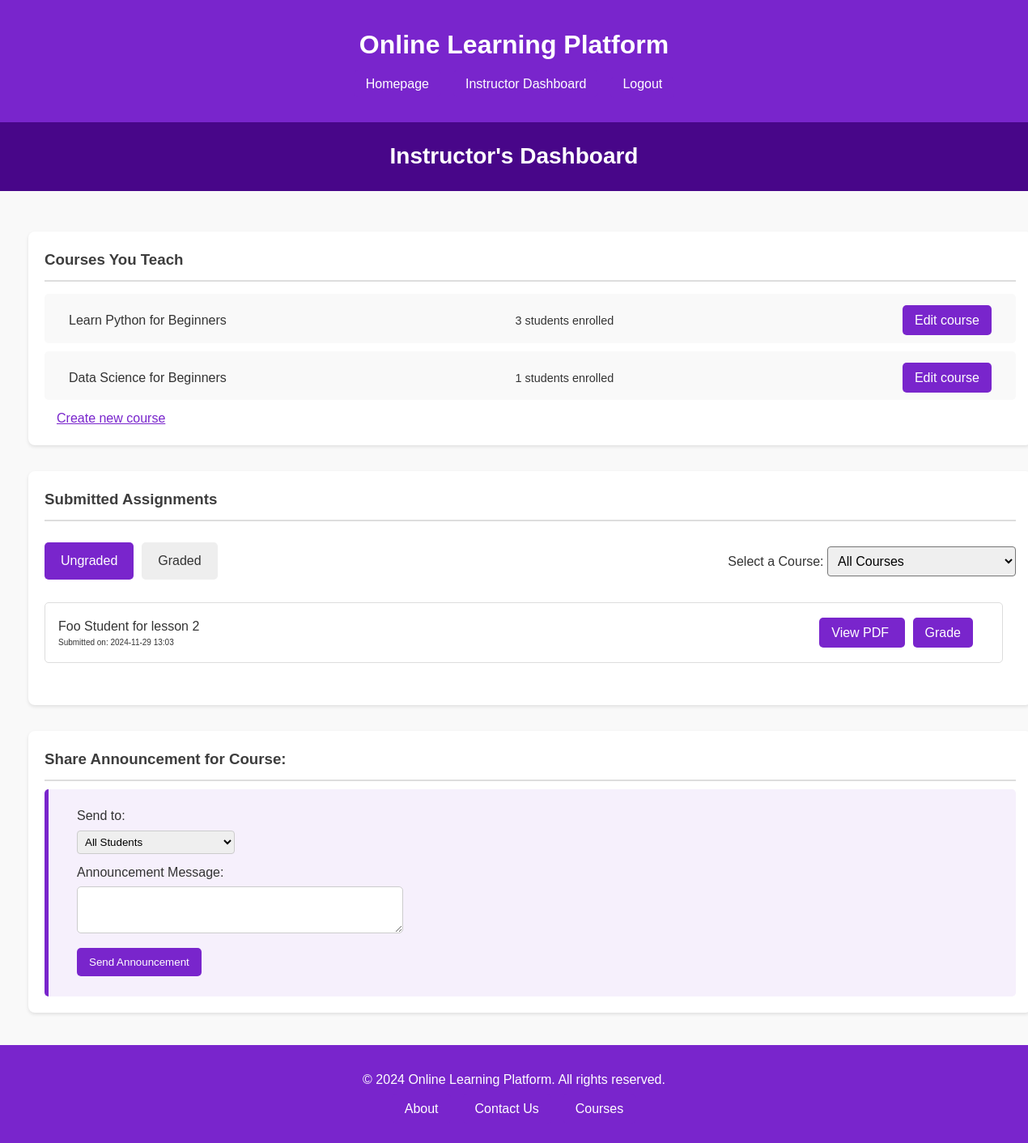
/teaching/instructor/dashboard/ (signed in), run on an earlier commit of the app's database.
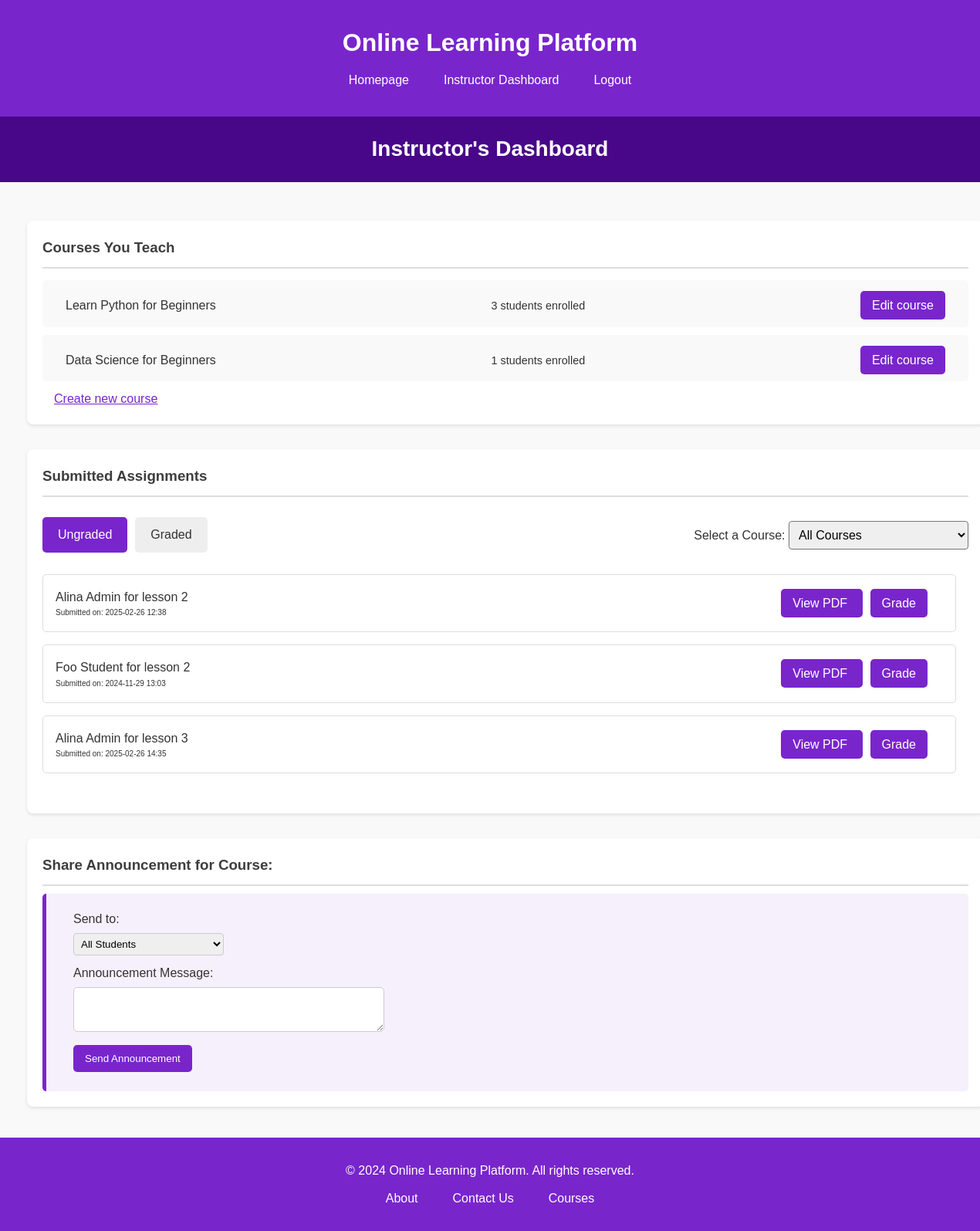
And on a later commit of the database.
### users/models.py (models this page shows, shortened)
class Course(models.Model):
    title = models.CharField(max_length=150)
    description = models.TextField()
    instructor = models.ForeignKey(settings.AUTH_USER_MODEL, on_delete=models.CASCADE, related_name='courses')
    LEVEL_CHOICES = (
        ('beginner', 'Beginner'),
        ('intermediate', 'Intermediate'),
        ('advanced', 'Advanced'),
    )
    level = models.CharField(max_length=20, choices=LEVEL_CHOICES, blank=True, null=True)
    field_of_study = models.ForeignKey(FieldOfStudy, on_delete=models.CASCADE, default=1)
    prerequisites = models.ManyToManyField(Prerequisite)
    created_at = models.DateTimeField(auto_now_add=True)

class StudentAssignment(models.Model):
    student = models.ForeignKey(Profile, on_delete=models.CASCADE, related_name='assignments')
    lesson = models.ForeignKey(Lesson, on_delete=models.CASCADE)
    course = models.ForeignKey(Course, on_delete=models.CASCADE, related_name="assignments")
    file = models.FileField(storage=MediaStorage(), upload_to='assignment_files/')
    handed_in = models.BooleanField(default=False)
    date_handed_in = models.DateTimeField(auto_now_add=True)
    grade = models.IntegerField(null=True, blank=True, validators=[MaxValueValidator(10), MinValueValidator(1)])

class Profile(models.Model):
    user = models.OneToOneField(settings.AUTH_USER_MODEL, on_delete=models.CASCADE)
    ROLE_CHOICES = (
        ('student', 'Student'),
        ('instructor', 'Instructor'),
    )
    role = models.CharField(max_length=10, choices=ROLE_CHOICES)
    bio = models.TextField(blank=True, null=True)
    def __str__(self):
        return f"{self.user.first_name} {self.user.last_name}"

class User(AbstractUser):
    def __str__(self):
        return f"{self.first_name} {self.last_name} ({self.username})"

class Lesson(models.Model):
    course = models.ForeignKey(Course, on_delete=models.CASCADE, related_name='lessons')
    title = models.CharField(max_length=255)
    video_url = models.URLField(blank=True, null=True)
    video_file = models.FileField(storage=MediaStorage(), upload_to='lesson_videos/', blank=True, null=True)
    pdf = models.FileField(storage=MediaStorage(), upload_to='lesson_pdfs/', blank=True, null=True)
    content = models.TextField()
    order = models.PositiveIntegerField()  # Order of lessons in a course
    homework_requirements = models.TextField(blank=True, null=True)

### teaching/views.py (the view)
# urls.py: path('instructor/dashboard/', InstructorDashboardView.as_view(), name='instructor_dashboard'),
class InstructorDashboardView(TemplateView, RoleRequiredMixin):
    template_name = 'teaching/instructor_dashboard.html'
    required_role = 'instructor'
    def get_context_data(self, **kwargs):
        context = super().get_context_data(**kwargs)
        instructor = self.request.user
        courses_info = Course.objects.filter(instructor=instructor).annotate(
            students_enrolled=Count('enrollments')  # Count the enrollments for each course
        )
        course_progress_data = []
        for course in courses_info:
            ungraded_assignments = StudentAssignment.objects.filter(
                course=course, grade__isnull=True
            ).order_by("-date_handed_in")  # Sort newest first
            graded_assignments = StudentAssignment.objects.filter(
                course=course, grade__isnull=False
            ).order_by("-date_handed_in")  # Sort newest first
            course_progress_data.append({
                "id": course.id,
                "title": course.title,
                "ungraded_assignments": ungraded_assignments,
                "graded_assignments": graded_assignments,
            })
        context["course_progress_data"] = course_progress_data
        context["courses_info"] = [
            {
            "course": course,
            "students_enrolled": course.students_enrolled,
            }
            for course in courses_info
        ]
        return context

### teaching/templates/teaching/instructor_dashboard.html (shortened to what this page needs)
{% extends 'users/layout.html' %}
{% load static %}
    {% block styles %}
    <link rel="stylesheet" href="{% static 'learning_styles.css' %}">
    <link rel="stylesheet" href="{% static 'teaching_styles.css' %}">
    {% endblock %}
{% block body %}
    <div class="courses-header">
        <h1 class="header">Instructor's Dashboard</h1>
    </div>
    <div class="container">
        <section class="section">
            <h3> Courses You Teach </h3>
                <ul>
                {% for course in courses_info %}
                    <li class="enrolled-courses padding">
                        <div class="course-info">
                            <span>{{ course.course.title }}</span>
                        </div>
                        <div class="progress-info">
                            <span class="progress-text">{{ course.students_enrolled }} students enrolled</span>
                        </div>
                        <div class="last-accessed">
                                <a href="{% url 'teaching:edit_course' pk=course.course.pk %}">
                                    Edit course
                                </a>
                        </div>
                    </li>
                {% endfor %}
                </ul>
                <a id="underline" href="{% url 'teaching:create_course' %}">Create new course</a>
        </section>
<section class="section assignments">
    <h3>Submitted Assignments</h3>
    <div class="main">
        <div class="tabs">
            <div class="tab active" onclick="switchTab('ungraded')">Ungraded</div>
            <div class="tab" onclick="switchTab('graded')">Graded</div>
        </div>
        <span class="dropdown">
            <label for="course-filter">Select a Course:</label>
            <select id="course-filter" onchange="filterAssignments()">
                <option value="all">All Courses</option>
            </select>
        </span>
    </div>
    <div id="ungraded" class="tab-content active">
        <ul id="ungraded-assignments">
            {% for course in course_progress_data %}
            {% for a in course.ungraded_assignments %}
            <li class="assignment-card course-{{ course.id }}" data-assignment-id="{{ a.id }}">
                <div class="flex-assignment">
                    <div class="title-assignment">
                        <span class="assignment-title">{{ a.student }} for lesson {{a.lesson.order}}</span>
                        <span class="submission-date">Submitted on: {{ a.date_handed_in|date:"Y-m-d H:i" }}</span>
                    </div>
                    <div class="download">
                        <a href="javascript:void(0);" id="view-pdf-btn" class="view-pdf-button" data-assignment-id="{{ a.id }}">
                            View PDF
                        </a>
                        <a class="grade-button">Grade</a>
                    </div>
                </div>
            </li>
            {% endfor %}
            {% endfor %}
        </ul>
    </div>
    </section>
    <section class="section">
        <div class="notification-header">
            <h3 class="notif">Share Announcement for Course:</h3>
        </div>
        <div class="announcement">
            <form method="post" action="{% url 'teaching:create_announcement' %}" id="announcement-form">
                <label for="recipients">Send to:</label>
                <select name="recipients" id="recipients">
                    <option value="all">All Students</option>
                </select>
                <label for="message">Announcement Message:</label>
                <textarea name="message" id="message" required></textarea>
                <button type="submit">Send Announcement</button>
            </form>
        </div>
    </section>
    </div>
{% endblock %}

### users/templates/users/layout.html (shortened to what this page needs)
<!DOCTYPE html>
{% load static %}
<html lang="en">
    <head>
        <link rel="stylesheet" href="{% static 'styles.css' %}">
        {% block styles %}{% endblock %}
        <link rel="stylesheet" href="https://cdnjs.cloudflare.com/ajax/libs/font-awesome/6.4.0/css/all.min.css" />
    </head>
    <header>
        <div class="nav-container">
            <h1>Online Learning Platform</h1>
            <nav>
                <ul>
                    <li><a href="{% url 'users:homepage' %}">Homepage</a></li>
                    {% if user.is_authenticated %}
                        {% if user.profile.role == 'student' %}
                            <li><a href="{% url 'users:courses' %}">Courses</a></li>
                            <li><a href="{% url 'learning:student_dashboard' %}">My Dashboard</a></li>
                            <li><a href="{% url 'learning:quizzes' %}">My Quizzes</a></li>
                        {% elif user.profile.role == 'instructor' %}
                            <li><a href="{% url 'teaching:instructor_dashboard' %}">Instructor Dashboard</a></li>
                        {% endif %}
                        <li>
                            <form method="POST" action="{% url 'users:logout' %}">
                                <button class="logout-btn" type="submit">Logout</button>
                            </form>
                        </li>
                    {% else %}
                        <li><a href="{% url 'users:courses' %}">Courses</a></li>
                        <li><a href="{% url 'users:homepage' %}#about">About Us</a></li>
                        <li><a href="{% url 'users:homepage' %}#contact">Contact Us</a></li>
                        <li><a href="{% url 'users:login' %}">Login</a></li>
                        <li><a href="{% url 'users:register' %}">Register</a></li>
                    {% endif %}
                </ul>
            </nav>
        </div>
    </header>
    <body>
    {% block body %}
    {% endblock %}
<footer>
    <div class="footer-container">
        <p>&copy; 2024 Online Learning Platform. All rights reserved.</p>
        <ul>
            <li><a href="{% url 'users:homepage' %}#about">About</a></li>
            <li><a href="{% url 'users:homepage' %}#contact">Contact Us</a></li>
            <li><a href="{% url 'users:courses' %}">Courses</a></li>
        </ul>
    </div>
</footer>
</body>
</html>

### users/static/styles.css (style rules this page uses)
:root { --primary-violet: #7925cc ; --primary-violet-dark: #480689; --light-violet: #f5ebff; }
body, h1, h2, h3, p, ul, li { margin: 0; padding: 0; list-style: none; }
body { font-family: 'Arial', sans-serif; line-height: 1.6; background-color: #f9f9f9; color: #333; }
.container { width: 90%; max-width: 1200px; margin: 0px auto; padding: 20px; }
.nav-container, .footer-container { width: 90%; max-width: 1200px; margin: 10px auto; }
header { background: var(--primary-violet); color: #fff; padding: 20px 0; }
header h1 { text-align: center; margin-bottom: 10px; }
h1.header { font-size: 28px; }
nav ul { display: flex; justify-content: center; align-content: flex-start; gap: 15px; }
nav a , .logout-btn { color: white; text-decoration: none; padding: 8px 15px; transition: background 0.3s; font-size: 16px; }
.logout-btn { padding-top: 0; }
form { max-width: fit-content; margin: auto; }
form label { display: block; margin-bottom: 5px; }
form input, form textarea { width: 100%; padding: 10px; margin-bottom: 10px; border: 1px solid #ccc; border-radius: 5px; }
form button { background: var(--primary-violet); color: white; padding: 10px 15px; border: none; border-radius: 5px; cursor: pointer; transition: background 0.3s; }
footer { background: var(--primary-violet); color: white; text-align: center; padding: 20px 0; }
footer ul { display: flex; justify-content: center; gap: 15px; }
footer a { color: white; text-decoration: none; transition: color 0.3s; }
footer p { margin-bottom: 10px; }
.courses-header { text-align: center; margin-bottom: 30px; padding: 20px; background-color: var(--primary-violet-dark); color: white; }

### learning/static/learning_styles.css (style rules this page uses)
:root { --primary-violet: #7925cc ; --primary-violet-dark: #480689; --light-violet: #f5ebff; }
h1.header, .quiz-header { font-size: 28px; text-align: center; }
h2, h3 { color: #3d3d3d; }
.container { width: 100%; max-width: 1200px; margin: 0 auto; padding: 20px; }
.section { background-color: #fff; border-radius: 8px; box-shadow: 0 2px 4px rgba(0, 0, 0, 0.1); margin-bottom: 20px; padding: 20px; width: 100%; }
.section h3 { margin-bottom: 15px; border-bottom: 2px solid #ddd; padding-bottom: 10px; }
ul { list-style: none; padding: 0; }
ul li.enrolled-courses { margin-bottom: 10px; padding: 10px; background-color: #f9f9f9; border-radius: 5px; display: flex; justify-content: space-between; align-items: center; flex-wrap: wrap; }
ul li.padding { padding: 20px 10px 5px; }
.course-info, .progress-info, .last-accessed { flex: 1; text-align: center; margin-bottom: 10px; max-width: fit-content; }
.course-info { margin-left: 20px; }
.last-accessed { margin-right: 20px; }
.progress-text { font-size: 0.9em; }
a, button { text-decoration: none; background-color: var(--primary-violet); color: white; padding: 10px 15px; border-radius: 5px; border: none; cursor: pointer; transition: background-color 0.3s; }
.tabs { display: flex; justify-content: flex-start; gap: 10px; margin-bottom: 20px; }
.tab { padding: 10px 20px; cursor: pointer; background-color: #eee; border-radius: 5px; transition: background-color 0.3s; }
.tab.active { background-color: var(--primary-violet); color: #fff; }
.announcement { background-color: #f6f0fc; border-left: 5px solid var(--primary-violet); padding: 10px; margin-top: 10px; border-radius: 5px; }
.notification-header { display: flex; justify-content: flex-start; align-items: center; border-bottom: 2px solid #ddd; }
h3.notif { border-bottom: none; margin-bottom: 0; }

What changed in the data, as far as the page shows it:
added StudentAssignment: student "Alina Admin", lesson.order "2", date_handed_in "2025-02-26 12:38"
added StudentAssignment: student "Alina Admin", lesson.order "3", date_handed_in "2025-02-26 14:35"
